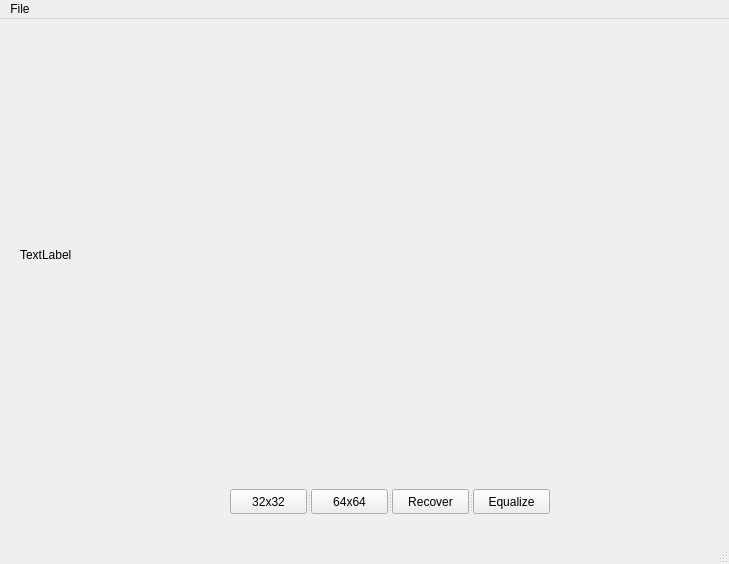
<?xml version="1.0" encoding="UTF-8"?>
<ui version="4.0">
 <class>MainWindow</class>
 <widget class="QMainWindow" name="MainWindow">
  <property name="geometry">
   <rect>
    <x>0</x>
    <y>0</y>
    <width>729</width>
    <height>564</height>
   </rect>
  </property>
  <property name="windowTitle">
   <string>MainWindow</string>
  </property>
  <widget class="QWidget" name="__imageWidget">
   <widget class="QLabel" name="label">
    <property name="geometry">
     <rect>
      <x>20</x>
      <y>20</y>
      <width>671</width>
      <height>431</height>
     </rect>
    </property>
    <property name="text">
     <string>TextLabel</string>
    </property>
   </widget>
   <widget class="QSplitter" name="splitter">
    <property name="geometry">
     <rect>
      <x>230</x>
      <y>470</y>
      <width>320</width>
      <height>25</height>
     </rect>
    </property>
    <property name="orientation">
     <enum>Qt::Horizontal</enum>
    </property>
    <widget class="QPushButton" name="__resize32x32Button">
     <property name="text">
      <string>32x32</string>
     </property>
     <attribute name="buttonGroup">
      <string notr="true">__imageManipulationGroup</string>
     </attribute>
    </widget>
    <widget class="QPushButton" name="__resize64x64Button">
     <property name="text">
      <string>64x64</string>
     </property>
     <attribute name="buttonGroup">
      <string notr="true">__imageManipulationGroup</string>
     </attribute>
    </widget>
    <widget class="QPushButton" name="__originalImageButton">
     <property name="text">
      <string>Recover</string>
     </property>
    </widget>
    <widget class="QPushButton" name="__equalizeButton">
     <property name="text">
      <string>Equalize</string>
     </property>
     <attribute name="buttonGroup">
      <string notr="true">__imageManipulationGroup</string>
     </attribute>
    </widget>
   </widget>
  </widget>
  <widget class="QMenuBar" name="__menubar">
   <property name="geometry">
    <rect>
     <x>0</x>
     <y>0</y>
     <width>729</width>
     <height>22</height>
    </rect>
   </property>
   <widget class="QMenu" name="__menuFile">
    <property name="title">
     <string>File</string>
    </property>
    <addaction name="__actionOpen_Image"/>
    <addaction name="__actionClose_Image"/>
    <addaction name="__actionQuit"/>
   </widget>
   <addaction name="__menuFile"/>
  </widget>
  <widget class="QStatusBar" name="statusbar"/>
  <action name="__actionOpen_Image">
   <property name="text">
    <string>Open Image...</string>
   </property>
  </action>
  <action name="__actionQuit">
   <property name="text">
    <string>Quit</string>
   </property>
  </action>
  <action name="__actionClose_Image">
   <property name="text">
    <string>Close Image</string>
   </property>
  </action>
 </widget>
 <resources/>
 <connections/>
 <buttongroups>
  <buttongroup name="__imageManipulationGroup"/>
 </buttongroups>
</ui>
